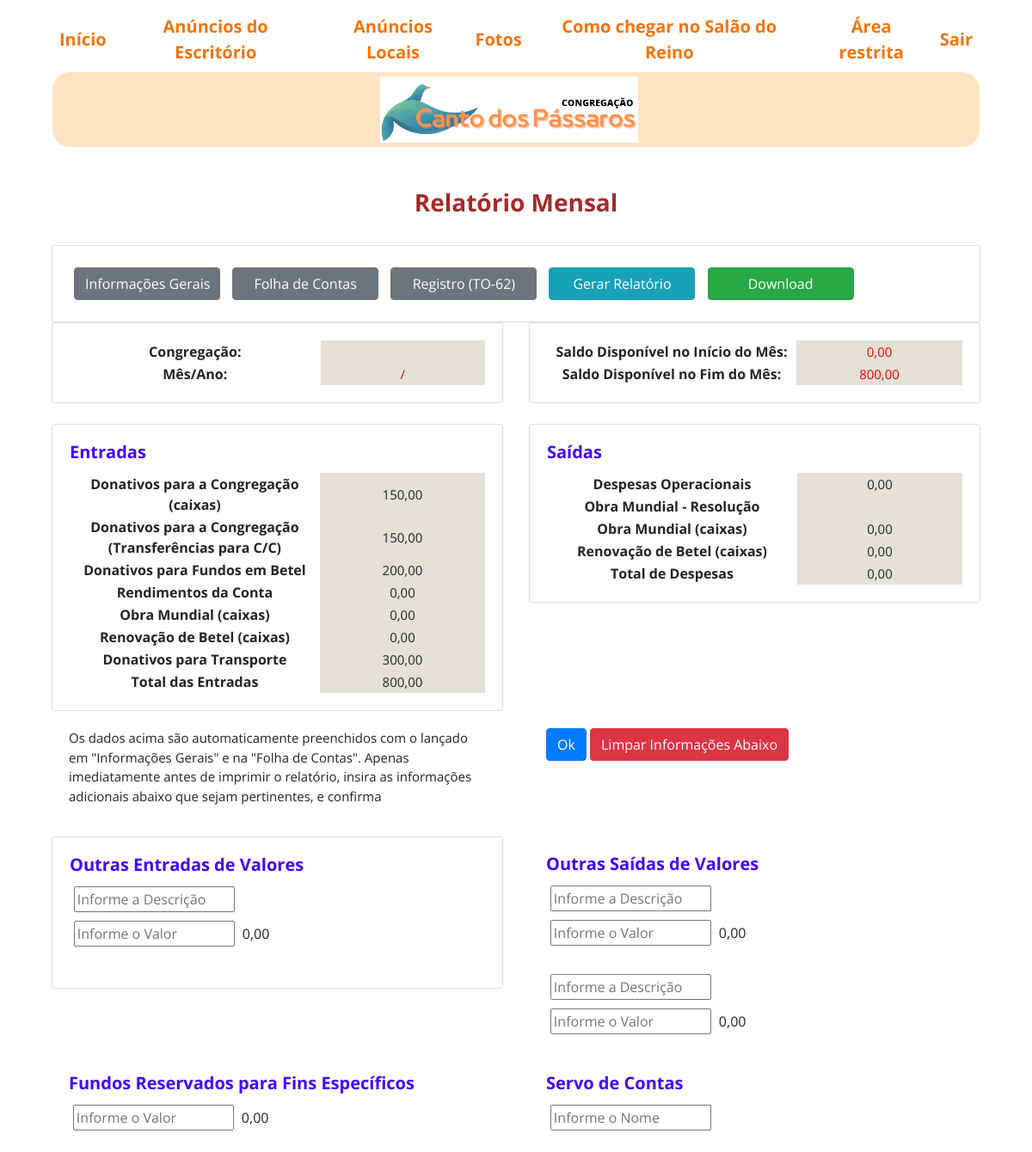
The app's page /contas/relatório_mensal/ (signed in) with its own data.
### contas/models.py (models this page shows)
class Gerais(models.Model):
    congregação = models.CharField(max_length=60, blank=True, null=True)
    cidade = models.CharField(max_length=60, blank=True, null=True)
    estado = models.CharField(max_length=60, blank=True, null=True)
    mês = models.CharField(max_length=60, blank=True, null=True)
    ano = models.CharField(max_length=60, blank=True, null=True)
    data_do_Fechamento = models.DateField(blank=True, null=True,)
    saldo_Final_do_Extrato_Mensal = models.DecimalField(blank=True, null=True, max_digits = 10, decimal_places = 2)
    remessa_Enviada_para_Betel_Resolução = models.DecimalField(blank=True, null=True, max_digits = 10, decimal_places = 2)
    saldo_Final_do_Extrato_de_Betel = models.DecimalField(blank=True, null=True, max_digits = 10, decimal_places = 2)
    saldo_Final_dos_Donativos_Mês_Anterior = models.DecimalField(blank=True, null=True, max_digits = 10, decimal_places = 2)
    saldo_Final_da_Conta_Bancária_Mês_Anterior = models.DecimalField(blank=True, null=True, max_digits = 10, decimal_places = 2)
    saldo_Final_da_Conta_em_Betel_Mês_Anterior = models.DecimalField(blank=True, null=True, max_digits = 10, decimal_places = 2)

### designacoes/templates/cp/relatório_mensal.html (shortened to what this page needs)
{% extends 'base.html' %}
{% block content %}
{% load static %}
<br>
<div class="container">
<h3 style="text-align:center;">Relatório Mensal</h3>
<br>
<div class="row">
<div class="col-md-12">
  <div class="card">
         <div class="card-body">
          <form method="POST">
                 <a id="registro_b" href="/contas/view_gerais_contas" class="btn btn-secondary" role="button" aria-pressed="true">Informações Gerais</a>
                 <a id="registro_b" href="/contas/contas"  class="btn btn-secondary">Folha de Contas</a>
                 <a id="registro_b" href="/contas/registro" class="btn btn-secondary">Registro (TO-62)</a>
                 <input id="registro_b" type="submit" class="btn btn-info" value="Gerar Relatório">
                 <a id="registro_b" href="{% static 'relatório_pronto.pdf' %}"class="btn btn-success" download="Relatório Mensal">Download</a>
            </form>
            </div>
      </div>
      </div>
 </div>
 <div class="row">
   <div class="col-sm-6">
     <div class="card">
       <div class="card-body" id="tabela_relatório">
         <table>
       <tbody>
         <tr>
             <th >Congregação:</th>
             {% for a in relatório %}
             <td style="color:red">{{ a.congregação|default_if_none:"&nbsp;" }}</td>
             {% endfor %}
          </tr>
          <tr>
            <th >Mês/Ano:</th>
            <td style="color:red">{{ mês_ano|default_if_none:"&nbsp;" }}</td>
         </tr>
    </tbody>
    </table>
       </div>
     </div>
   </div>
   <div class="col-sm-6">
     <div class="card">
       <div class="card-body" id="tabela_relatório">
    <table>
       <tbody>
          <tr>
            <th >Saldo Disponível no Início do Mês: </th>
              <td style="color:red">{{ saldo_total_mês_anterior|floatformat:2}}</td>
          </tr>
          <tr>
            <th >Saldo Disponível no Fim do Mês: </th>
             <td style="color:red">{{ saldo_mês_atual|floatformat:2}}</td>
           </tr>
          </tbody>
    </table>
       </div>
     </div>
   </div>
 </div>
  <br>
  <div class="row">
   <div class="col-sm-6">
     <div class="card">
       <div class="card-body" id="tabela_relatório">
         <h5 class="card-title">Entradas</h5>
         <table>
       <tbody>
         <tr>
       <th>Donativos para a Congregação (caixas)</th>
      <td>{{ total_C|floatformat:2}}</td>
   </tr>
   <tr>
    <th>Donativos para a Congregação (Transferências para C/C)</th>
   <td>{{ total_CE|floatformat:2}}</td>
</tr>
      <tr>
      <th>Donativos para Fundos em Betel</th>
      {% for a in relatório %}
      <td>{{ out_ent_value|floatformat:2}}</td>
      {% endfor %}
   </tr>
      <tr>
      <th>Rendimentos da Conta</th>
      {% for a in relatório %}
      <td>{{ rendimentos|floatformat:2}}</td>
      {% endfor %}
   </tr>
      <tr>
      <th>Obra Mundial (caixas)</th>
      {% for a in relatório %}
      <td>{{total_O|floatformat:2}}</td>
      {% endfor %}
   </tr>
   <tr>
    <th>Renovação de Betel (caixas)</th>
    {% for a in relatório %}
    <td>{{ total_CF|floatformat:2}}</td>
    {% endfor %}
 </tr>
 <th>Donativos para Transporte</th>
 {% for a in relatório %}
 <td>{{ transporte|floatformat:2}}</td>
 {% endfor %}
   <tr>
      <th>Total das Entradas</th>
    {% for a in relatório %}
    <td>{{ total_das_entradas|floatformat:2}}</td>
    {% endfor %}
 </tr>
 </tbody>
 </table>
       </div>
     </div>
   </div>
   <div class="col-sm-6">
     <div class="card">
       <div class="card-body" id="tabela_relatório">
         <h5 class="card-title">Saídas</h5>
         <table>
       <tbody>
      <tr>
           <th>Despesas Operacionais</th>
          {% for a in relatório %}
          <td>{{ total_G|floatformat:2}}</td>
          {% endfor %}
       </tr>
       <tr>
          <th>Obra Mundial - Resolução</th>
          {% for a in relatório %}
          <td>{{ a.remessa_Enviada_para_Betel_Resolução|floatformat:2}}</td>
          {% endfor %}
       </tr>
       <tr>
          <th>Obra Mundial (caixas)</th>
          {% for a in relatório %}
          <td>{{total_O|floatformat:2}}</td>
          {% endfor %}
       </tr>
       <tr>
        <th>Renovação de Betel (caixas)</th>
        {% for a in relatório %}
        <td>{{total_CF|floatformat:2}}</td>
        {% endfor %}
     </tr>
        <tr>
          <th>Total de Despesas</th>
          {% for a in relatório %}
          <td>{{ total_das_despesas|floatformat:2 }}</td>
          {% endfor %}
       </tr>
    </tbody>
 </table>
       </div>
     </div>
   </div>
 </div>
 <div class="row" >
  <div class="col-sm-6">
    <form method="GET">
   <div class="card-body">
    <p style="font-size: 15px">Os dados acima são automaticamente preenchidos com o lançado em "Informações Gerais" e na "Folha de Contas". Apenas imediatamente antes de imprimir o relatório, insira as informações adicionais abaixo que sejam pertinentes, e confirma</p>
        </div>
       </div>
  <div class="col-sm-4">
   <div class="card-body">
         <a><button type="submit" class="btn btn-primary">Ok</button></a>
         <a><button type="submit" class="btn btn-danger">Limpar Informações Abaixo</button></a>
        </div>
   </div>
 </div>
 <div class="row" >
    <div class="col-sm-6">
     <div class="card" >
        <div id="field" class="card-body">
          <fieldset >
            <h5>Outras Entradas de Valores</h5>
            <input type="text" size="20" name="outras_ent_1_mot" placeholder="Informe a Descrição">
            <td id="field_td">{{ outras_ent_1_mot|default_if_none:"&nbsp;" }}</td><br>
            <input type="number" step="0.01" size="20" name="outras_ent_1" placeholder="Informe o Valor">
            <td>{{ outras_ent_1|floatformat:2}}</td><br>
            </fieldset>
           <br>
        </div>
     </div>
   </div>
   <div class="col-sm-6">
    <div id="field" class="card-body">
         <fieldset >
           <h5>Outras Saídas de Valores</h5>
           <input type="text" size="20" name="outras_sai_1_mot" placeholder="Informe a Descrição">
           <td>{{ outras_sai_1_mot|default_if_none:"&nbsp;"}}</td><br>
           <input type="number" step="0.01" size="20" name="outras_sai_1" placeholder="Informe o Valor">
           <td>{{ outras_sai_1|floatformat:2}}</td><br>
          </fieldset>
          <br>
          <fieldset >
            <input type="text" size="20" name="outras_sai_2_mot" placeholder="Informe a Descrição">
           <td>{{ outras_sai_2_mot|default_if_none:"&nbsp;" }}</td><br>
           <input type="number" step="0.01" size="20" name="outras_sai_2" placeholder="Informe o Valor">
           <td>{{ outras_sai_2|floatformat:2 }}</td><br>
          </fieldset>
        </div>
  </div>
</div>
    <div class="row" >
   <div class="col-sm-6">
    <div id="field" class="card-body">
          <fieldset >
            <h5>Fundos Reservados para Fins Específicos</h5>
            <input type="number" step="0.01" size="20" name="fundos_reservados" placeholder="Informe o Valor">
            <td>{{ fundos_reservados|floatformat:2}}</td><br>
            </fieldset>
         </div>
        </div>
   <div class="col-sm-6">
    <div id="field" class="card-body">
         <fieldset >
           <h5>Servo de Contas</h5>
           <input type="text" size="20" name="servo" placeholder="Informe o Nome">
           <td>{{ servo|default_if_none:"&nbsp;" }}</td><br>
          </fieldset>
       </div>
    </div>
  </div>
  </div>
{% endblock %}

### static/css/style.css (style rules this page uses)
body { margin: 0; position: relative; height: 100vh; width: 100vw; font-family: 'Open Sans', sans-serif; background-size: cover; }
#cardhome h3, h5 { font-weight: bold; color: hsl(256, 100%, 50%); }
#cardlocal h3, h5 { font-weight: bold; color: hsl(256, 100%, 50%); }
h3 { font-weight:bolder; text-align: center; color: brown; }
#tabela3_FC th, td { font-size: 20px; width: 200px; }
#tabela_relatório th { width: 300px; text-align: center; }
#tabela_relatório td { background-color:rgb(228, 225, 214); text-align: center; }
#field input { margin: 1% }
#registro_b { margin:5px; width: 170px; }
#des_ind th, td { font-size: 15px; text-align: center; }

### records on screen
Gerais: out_ent_value "200,00", rendimentos "0,00", total_O "0,00", total_CF "0,00", total_das_entradas "800,00", total_G "0,00", total_das_despesas "0,00"

### other values on screen
{{ mês_ano|default_if_none:"&nbsp;" }} "/"
{{ saldo_total_mês_anterior|floatformat:2 }} "0,00"
{{ saldo_mês_atual|floatformat:2 }} "800,00"
{{ total_C|floatformat:2 }} "150,00"
{{ total_CE|floatformat:2 }} "150,00"
{{ outras_ent_1|floatformat:2 }} "0,00"
{{ outras_sai_1|floatformat:2 }} "0,00"
{{ outras_sai_2|floatformat:2 }} "0,00"
{{ fundos_reservados|floatformat:2 }} "0,00"
